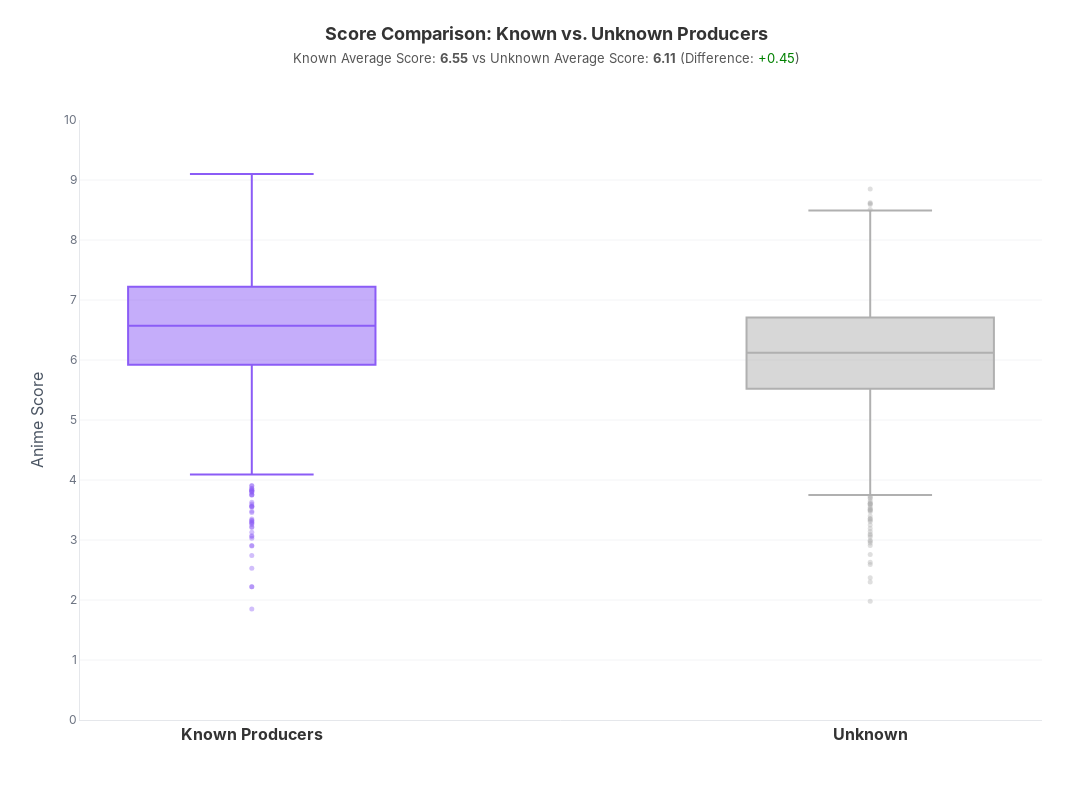

The code cell stored with this chart in its notebook:
### Markdown cell above
#### Deep insight 1

### Code cell
import plotly.express as px
import plotly.io as pio
import pandas as pd
import numpy as np

# 1. Setup Theme
pio.templates.default = "plotly_white"

# --- 2. DATA PREPARATION ---
# Copy dữ liệu
df_compare = df_anime_dataset_2023_prep[['Producers', 'Score']].copy()

# Xử lý cột Score
df_compare['Score'] = pd.to_numeric(df_compare['Score'], errors='coerce')
df_compare = df_compare.dropna(subset=['Score'])

# --- HÀM PHÂN LOẠI (XỬ LÝ CẢ Ô TRỐNG) ---
def categorize_producer(x):
    if pd.isna(x): return 'Unknown'          # Bắt NaN/Null
    if str(x).strip() == "": return 'Unknown' # Bắt chuỗi rỗng
    if str(x).strip().upper() == "UNKNOWN": return 'Unknown' # Bắt chữ Unknown
    return 'Known Producers'

# Áp dụng hàm
df_compare['Producer_Type'] = df_compare['Producers'].apply(categorize_producer)

# Tính toán Mean Insight
mean_scores = df_compare.groupby('Producer_Type')['Score'].mean()
unknown_mean = mean_scores.get('Unknown', 0)
known_mean = mean_scores.get('Known Producers', 0)
diff = known_mean - unknown_mean

# --- 3. VISUALIZATION ---
fig = px.box(
    df_compare,
    x='Producer_Type',
    y='Score',
    color='Producer_Type',
    # Định nghĩa màu: Xám cho Unknown, Tím cho Known
    color_discrete_map={
        'Unknown': '#B0B0B0',       
        'Known Producers': '#8B5CF6' 
    }
)

# --- SỬA LỖI MÀU SẮC TẠI ĐÂY ---
fig.update_traces(
    width=0.4,          # Độ rộng hộp
    marker_size=5,      # Kích thước điểm ngoại lai (outliers)
    marker_opacity=0.4, # Độ mờ điểm ngoại lai
    # marker_color="black"  <-- ĐÃ XÓA DÒNG NÀY ĐỂ KHÔNG BỊ ĐEN HẾT BIỂU ĐỒ
    line_width=2      # Độ dày đường viền hộp
)

# --- 4. LAYOUT CONFIGURATION ---
fig.update_layout(
    title={
        'text': f'<b>Score Comparison: Known vs. Unknown Producers</b><br>'
                f'<span style="font-size: 13px; color: #555;">'
                f'Known Average Score: <b>{known_mean:.2f}</b> vs Unknown Average Score: <b>{unknown_mean:.2f}</b> '
                f'(Difference: <span style="color:green">+{diff:.2f}</span>)</span>',
        'y': 0.95,
        'x': 0.5,
        'xanchor': 'center',
        'yanchor': 'top'
    },
    font=dict(family='Inter', size=13, color="#333333"),
    plot_bgcolor='white',
    paper_bgcolor='white',
    height=800,
    width=1200,
    showlegend=False,
    margin=dict(t=120, l=80, r=50, b=80),

    # --- TRỤC X ---
    xaxis=dict(
        title="",
        tickfont=dict(size=16, weight='bold', color='#333333'),
        showgrid=False,
        showline=True,
        linecolor='#E5E7EB',
        zeroline=False
    ),

    # --- TRỤC Y ---
    yaxis=dict(
        title="Anime Score",
        title_font=dict(size=16, color='#4B5563'),
        tickfont=dict(size=12, color='#6B7280'),
        showgrid=True,
        gridcolor='#F3F4F6',
        showline=True,
        linecolor='#E5E7EB',
        range=[0, 10], 
        dtick=1 
    )
)

fig.show()

### Figure 1 — Plotly figure (JSON) as saved in the notebook; plotly's stock layout.template omitted (floating-point values rounded to 4 significant figures; data arrays with more than 128 entries replaced by an {"elided": "..."} marker saying what was removed)
{"data": [{"alignmentgroup": "True", "hovertemplate": "Producer_Type=%{x}<br>Score=%{y}<extra></extra>", "legendgroup": "Known Producers", "line": {"width": 2}, "marker": {"color": "#8B5CF6", "opacity": 0.4, "size": 5}, "name": "Known Producers", "notched": false, "offsetgroup": "Known Producers", "orientation": "v", "showlegend": true, "type": "box", "width": 0.4, "x": {"elided": "9605 str values"}, "x0": " ", "xaxis": "x", "y": {"elided": "9605 float values"}, "y0": " ", "yaxis": "y"}, {"alignmentgroup": "True", "hovertemplate": "Producer_Type=%{x}<br>Score=%{y}<extra></extra>", "legendgroup": "Unknown", "line": {"width": 2}, "marker": {"color": "#B0B0B0", "opacity": 0.4, "size": 5}, "name": "Unknown", "notched": false, "offsetgroup": "Unknown", "orientation": "v", "showlegend": true, "type": "box", "width": 0.4, "x": {"elided": "6087 str values"}, "x0": " ", "xaxis": "x", "y": {"elided": "6087 float values"}, "y0": " ", "yaxis": "y"}], "layout": {"boxmode": "overlay", "font": {"color": "#333333", "family": "Inter", "size": 13}, "height": 800, "legend": {"title": {"text": "Producer_Type"}, "tracegroupgap": 0}, "margin": {"b": 80, "l": 80, "r": 50, "t": 120}, "paper_bgcolor": "white", "plot_bgcolor": "white", "showlegend": false, "title": {"text": "<b>Score Comparison: Known vs. Unknown Producers</b><br><span style=\"font-size: 13px; color: #555;\">Known Average Score: <b>6.55</b> vs Unknown Average Score: <b>6.11</b> (Difference: <span style=\"color:green\">+0.45</span>)</span>", "x": 0.5, "xanchor": "center", "y": 0.95, "yanchor": "top"}, "width": 1200, "xaxis": {"anchor": "y", "categoryarray": ["Known Producers", "Unknown"], "categoryorder": "array", "domain": [0, 1], "linecolor": "#E5E7EB", "showgrid": false, "showline": true, "tickfont": {"color": "#333333", "size": 16, "weight": "bold"}, "title": {"text": ""}, "zeroline": false}, "yaxis": {"anchor": "x", "domain": [0, 1], "dtick": 1, "gridcolor": "#F3F4F6", "linecolor": "#E5E7EB", "range": [0, 10], "showgrid": true, "showline": true, "tickfont": {"color": "#6B7280", "size": 12}, "title": {"font": {"color": "#4B5563", "size": 16}, "text": "Anime Score"}}}}
